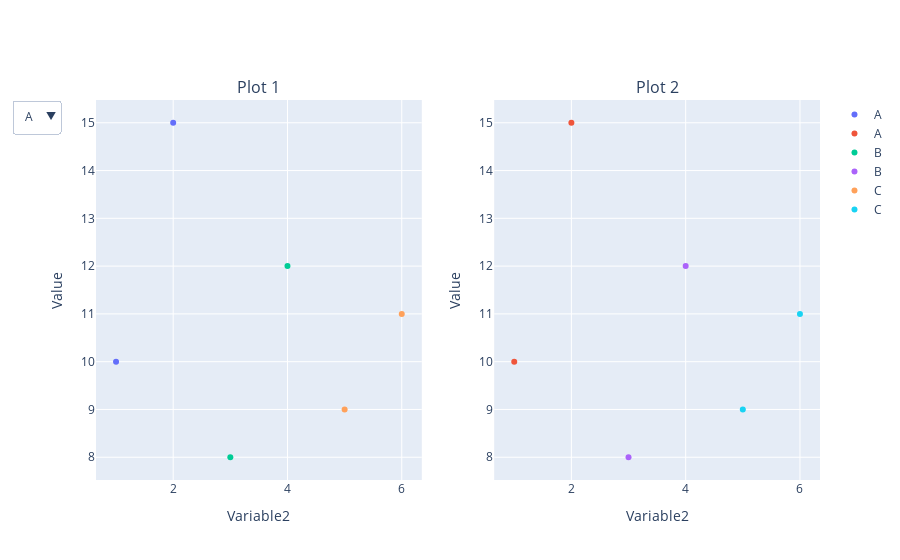

Source (notebook cell):
### Code cell
import plotly.express as px
import plotly.graph_objects as go
from plotly.subplots import make_subplots
import pandas as pd

# Generate sample data
data = {
    'Variable1': ['A', 'A', 'B', 'B', 'C', 'C'],
    'Variable2': [1, 2, 3, 4, 5, 6],
    'Value': [10, 15, 8, 12, 9, 11]
}
df = pd.DataFrame(data)

# Create subplots
fig = make_subplots(rows=1, cols=2, subplot_titles=('Plot 1', 'Plot 2'))
dropdown_options = df['Variable1'].unique()

# Create traces for each subplot
traces = []
for i, option in enumerate(dropdown_options):
    subset_df = df[df['Variable1'] == option]
    trace = go.Scatter(x=subset_df['Variable2'], y=subset_df['Value'], mode='markers', name=option)
    traces.append(trace)

# Add traces to subplots
for trace in traces:
    fig.add_trace(trace, row=1, col=1)
    fig.add_trace(trace, row=1, col=2)

# Update subplot layout
fig.update_xaxes(title_text='Variable2', row=1, col=1)
fig.update_yaxes(title_text='Value', row=1, col=1)
fig.update_xaxes(title_text='Variable2', row=1, col=2)
fig.update_yaxes(title_text='Value', row=1, col=2)

# Create dropdown menu
dropdown_buttons = []
for option in dropdown_options:
    button = dict(method='update',
                  args=[{'visible': [option == v for v in df['Variable1']]}],
                  label=option)
    dropdown_buttons.append(button)

# Update layout with dropdown menu
fig.update_layout(updatemenus=[dict(active=0, buttons=dropdown_buttons)])

# Show the figure
fig.show()

### Figure 1 — Plotly figure (JSON) as saved in the notebook; plotly's stock layout.template omitted (floating-point values rounded to 4 significant figures)
{"data": [{"mode": "markers", "name": "A", "type": "scatter", "x": [1, 2], "xaxis": "x", "y": [10, 15], "yaxis": "y"}, {"mode": "markers", "name": "A", "type": "scatter", "x": [1, 2], "xaxis": "x2", "y": [10, 15], "yaxis": "y2"}, {"mode": "markers", "name": "B", "type": "scatter", "x": [3, 4], "xaxis": "x", "y": [8, 12], "yaxis": "y"}, {"mode": "markers", "name": "B", "type": "scatter", "x": [3, 4], "xaxis": "x2", "y": [8, 12], "yaxis": "y2"}, {"mode": "markers", "name": "C", "type": "scatter", "x": [5, 6], "xaxis": "x", "y": [9, 11], "yaxis": "y"}, {"mode": "markers", "name": "C", "type": "scatter", "x": [5, 6], "xaxis": "x2", "y": [9, 11], "yaxis": "y2"}], "layout": {"annotations": [{"font": {"size": 16}, "showarrow": false, "text": "Plot 1", "x": 0.225, "xanchor": "center", "xref": "paper", "y": 1, "yanchor": "bottom", "yref": "paper"}, {"font": {"size": 16}, "showarrow": false, "text": "Plot 2", "x": 0.775, "xanchor": "center", "xref": "paper", "y": 1, "yanchor": "bottom", "yref": "paper"}], "updatemenus": [{"active": 0, "buttons": [{"args": [{"visible": [true, true, false, false, false, false]}], "label": "A", "method": "update"}, {"args": [{"visible": [false, false, true, true, false, false]}], "label": "B", "method": "update"}, {"args": [{"visible": [false, false, false, false, true, true]}], "label": "C", "method": "update"}]}], "xaxis": {"anchor": "y", "domain": [0, 0.45], "title": {"text": "Variable2"}}, "xaxis2": {"anchor": "y2", "domain": [0.55, 1], "title": {"text": "Variable2"}}, "yaxis": {"anchor": "x", "domain": [0, 1], "title": {"text": "Value"}}, "yaxis2": {"anchor": "x2", "domain": [0, 1], "title": {"text": "Value"}}}}
